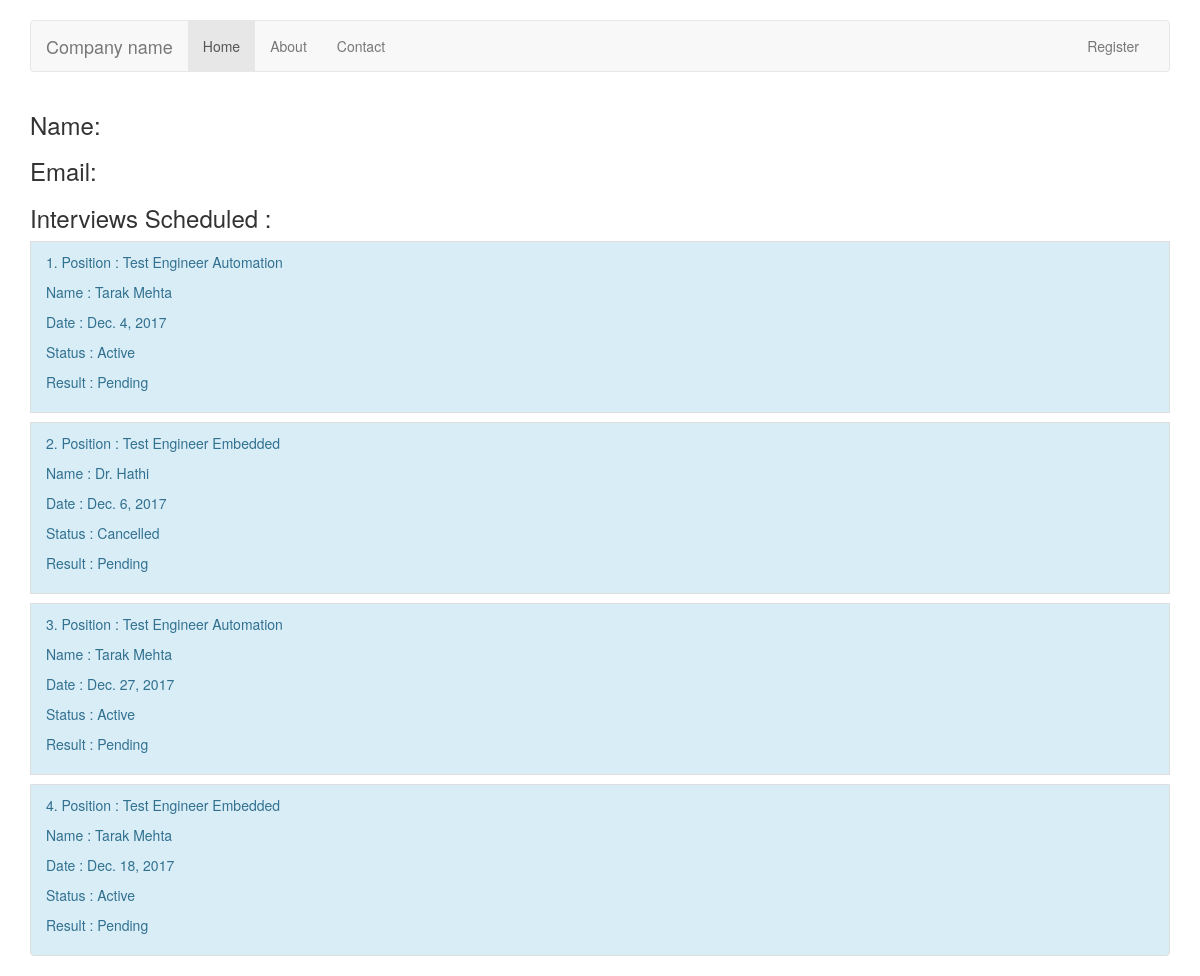
/profile/, run on the app's committed database.
### Evaluator/models.py (models this page shows)
class Interview(models.Model):
    candidate = models.ForeignKey(Candidate)
    date = models.DateField()
    position = models.ForeignKey(Position)
    status_choices = (
        ('AC', 'Active'),
        ('CN', 'Cancelled'),
        ('FN', 'Finished'),
                     )
    status = models.CharField(
                        max_length=2,
                        choices=status_choices,
                        default='AC'
                             )
    result_choices = (
        ('P', 'Pass'),
        ('F', 'Fail'),
        ('TBD', 'Pending'),
                    )
    result = models.CharField(
        max_length=3,
        choices=result_choices,
        default='TBD'
    )
    def __str__(self):  # __unicode__ on Python 2
        return "{0}_{1}_{2}".format(self.candidate, str(self.date), self.position)
    def interviews_today(self):
        return Interview.objects.filter(date=datetime.today())
    def all_interviews(self):
        return Interview.objects.all()

class Position(models.Model):
    name = models.CharField(max_length=50)
    id_code = models.CharField(max_length=10)
    def __str__(self):  # __unicode__ on Python 2
        return self.name

class Candidate(models.Model):
    name = models.CharField(max_length=40)
    contact_primary = RegexValidator(regex='^\d{10}$')
    contact_secondary = RegexValidator(regex='^\d{10}$')
    experience = models.PositiveIntegerField()
    position_applied = models.ForeignKey(Position)
    def __str__(self):  # __unicode__ on Python 2
        return self.name

### Evaluator/views.py (the view)
# urls.py: url(r'^profile/$', views.profile, name='profile'),
def profile(request):
    i = Interview()
    print i.interviews_today()
    args = {'user':request.user, 'interview_today': i.all_interviews()}
    return render(request, 'profile.html', args)

### Evaluator/templates/profile.html (shortened to what this page needs)
{% extends 'base.html' %}
{% block content %}
<p><h3>Name: {{ user.first_name }} {{user.last_name}}</h3></p>
<p><h3>Email: {{ user.email }}</h3></p>
<p><h3> Interviews Scheduled : {% for interview in interview_today %}</h3></p>
    <ul class="list-group">
     <p><li class="list-group-item list-group-item-info">{{ forloop.counter }}. Position : {{ interview.position.name }}</p>
     <p>Name : {{ interview.candidate.name }}</p>
     <p>Date : {{ interview.date|date }}</p>
     <p>Status : {{ interview.get_status_display }}</p>
     <p>Result : {{ interview.get_result_display }}</p></li>
    {% endfor %}
    </ul>
{% endblock %}

### Evaluator/templates/base.html (shortened to what this page needs)
<!DOCTYPE html>
<html lang="en">
{% load static %}
<head>
    <link rel="stylesheet" href="https://maxcdn.bootstrapcdn.com/bootstrap/3.3.7/css/bootstrap.min.css" >
</head>
<body>
    <br>
                <div class="container">
                <nav class="navbar navbar-default">
                <div class="container-fluid">
                  <div class="navbar-header">
                    <a class="navbar-brand" href="">Company name</a>
                  </div>
                  <div id="navbar" class="navbar-collapse collapse">
                    {% if user.is_authenticated %}
                    <ul class="nav navbar-nav">
                      <li class="active"><a href="/profile">Home</a></li>
                      <li><a href="/profile/edit">Edit Profile</a></li>
                      <li><a href="#">Contact</a></li>
                    </ul>
                    <ul class="nav navbar-nav navbar-right">
                      <li><a href="/logout">LogOut</a></li>
                    </ul>
                      {% else %}
                      <ul class="nav navbar-nav">
                      <li class="active"><a href="/">Home</a></li>
                      <li><a href="#">About</a></li>
                      <li><a href="#">Contact</a></li>
                    </ul>
                    <ul class="nav navbar-nav navbar-right">
                      <li><a href="/register">Register</a></li>
                    </ul>
                      {% endif %}
                  </div>
                </div>
              </nav>
                </div>
    <div class="container">
    {% block content %}{% endblock %}
    </div>
</body>
</html>

### data on the page
Interview: position.name "Test Engineer Automation", candidate.name "Tarak Mehta", date "Dec. 4, 2017", status "Active", result "Pending"
Interview: position.name "Test Engineer Embedded", candidate.name "Dr. Hathi", date "Dec. 6, 2017", status "Cancelled", result "Pending"
Interview: position.name "Test Engineer Automation", candidate.name "Tarak Mehta", date "Dec. 27, 2017", status "Active", result "Pending"
Interview: position.name "Test Engineer Embedded", candidate.name "Tarak Mehta", date "Dec. 18, 2017", status "Active", result "Pending"
